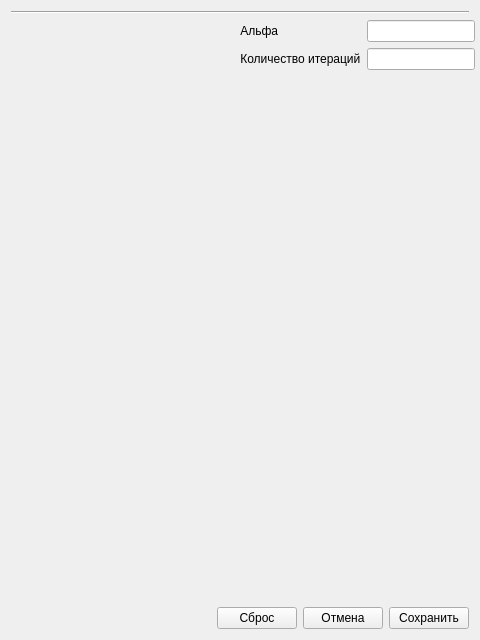
<?xml version="1.0" encoding="UTF-8"?>
<ui version="4.0">
 <class>tikhonovsettings_window</class>
 <widget class="QWidget" name="tikhonovsettings_window">
  <property name="geometry">
   <rect>
    <x>0</x>
    <y>0</y>
    <width>480</width>
    <height>640</height>
   </rect>
  </property>
  <property name="sizePolicy">
   <sizepolicy hsizetype="Preferred" vsizetype="Fixed">
    <horstretch>0</horstretch>
    <verstretch>0</verstretch>
   </sizepolicy>
  </property>
  <property name="windowTitle">
   <string>Настройка - Тихонов</string>
  </property>
  <layout class="QVBoxLayout" name="verticalLayout_2">
   <item>
    <widget class="Line" name="line">
     <property name="orientation">
      <enum>Qt::Horizontal</enum>
     </property>
    </widget>
   </item>
   <item>
    <layout class="QFormLayout" name="formLayout">
     <property name="formAlignment">
      <set>Qt::AlignRight|Qt::AlignTop|Qt::AlignTrailing</set>
     </property>
     <item row="2" column="0">
      <spacer name="verticalSpacer">
       <property name="orientation">
        <enum>Qt::Vertical</enum>
       </property>
       <property name="sizeHint" stdset="0">
        <size>
         <width>20</width>
         <height>40</height>
        </size>
       </property>
      </spacer>
     </item>
     <item row="0" column="0">
      <widget class="QLabel" name="label">
       <property name="sizePolicy">
        <sizepolicy hsizetype="MinimumExpanding" vsizetype="Preferred">
         <horstretch>0</horstretch>
         <verstretch>0</verstretch>
        </sizepolicy>
       </property>
       <property name="text">
        <string> Альфа</string>
       </property>
      </widget>
     </item>
     <item row="0" column="1">
      <widget class="QLineEdit" name="lineEdit">
       <property name="sizePolicy">
        <sizepolicy hsizetype="Maximum" vsizetype="Fixed">
         <horstretch>0</horstretch>
         <verstretch>0</verstretch>
        </sizepolicy>
       </property>
       <property name="alignment">
        <set>Qt::AlignRight|Qt::AlignTrailing|Qt::AlignVCenter</set>
       </property>
      </widget>
     </item>
     <item row="1" column="0">
      <widget class="QLabel" name="label_3">
       <property name="text">
        <string> Количество итераций</string>
       </property>
      </widget>
     </item>
     <item row="1" column="1">
      <widget class="QLineEdit" name="lineEdit_2">
       <property name="sizePolicy">
        <sizepolicy hsizetype="Maximum" vsizetype="Fixed">
         <horstretch>0</horstretch>
         <verstretch>0</verstretch>
        </sizepolicy>
       </property>
      </widget>
     </item>
    </layout>
   </item>
   <item>
    <layout class="QHBoxLayout" name="horizontalLayout">
     <property name="sizeConstraint">
      <enum>QLayout::SetMaximumSize</enum>
     </property>
     <item>
      <spacer name="horizontalSpacer">
       <property name="orientation">
        <enum>Qt::Horizontal</enum>
       </property>
       <property name="sizeType">
        <enum>QSizePolicy::MinimumExpanding</enum>
       </property>
       <property name="sizeHint" stdset="0">
        <size>
         <width>40</width>
         <height>1</height>
        </size>
       </property>
      </spacer>
     </item>
     <item>
      <widget class="QPushButton" name="default_settings">
       <property name="sizePolicy">
        <sizepolicy hsizetype="Minimum" vsizetype="Maximum">
         <horstretch>0</horstretch>
         <verstretch>0</verstretch>
        </sizepolicy>
       </property>
       <property name="text">
        <string>Сброс</string>
       </property>
      </widget>
     </item>
     <item>
      <widget class="QPushButton" name="reset_settings">
       <property name="sizePolicy">
        <sizepolicy hsizetype="Minimum" vsizetype="Maximum">
         <horstretch>0</horstretch>
         <verstretch>0</verstretch>
        </sizepolicy>
       </property>
       <property name="text">
        <string>Отмена</string>
       </property>
      </widget>
     </item>
     <item>
      <widget class="QPushButton" name="save_settings">
       <property name="sizePolicy">
        <sizepolicy hsizetype="Minimum" vsizetype="Maximum">
         <horstretch>0</horstretch>
         <verstretch>0</verstretch>
        </sizepolicy>
       </property>
       <property name="text">
        <string>Сохранить</string>
       </property>
      </widget>
     </item>
    </layout>
   </item>
  </layout>
 </widget>
 <resources/>
 <connections/>
</ui>
